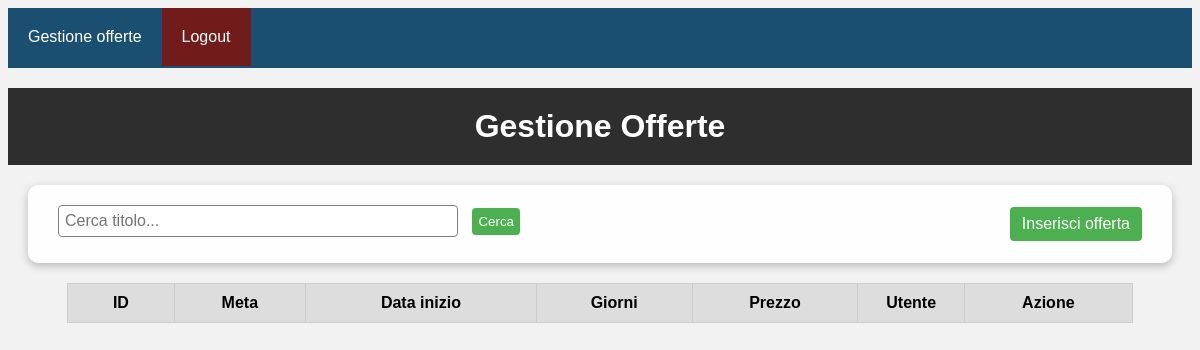
/gestione_offerte.php (signed in), run on an earlier commit of the app's database.
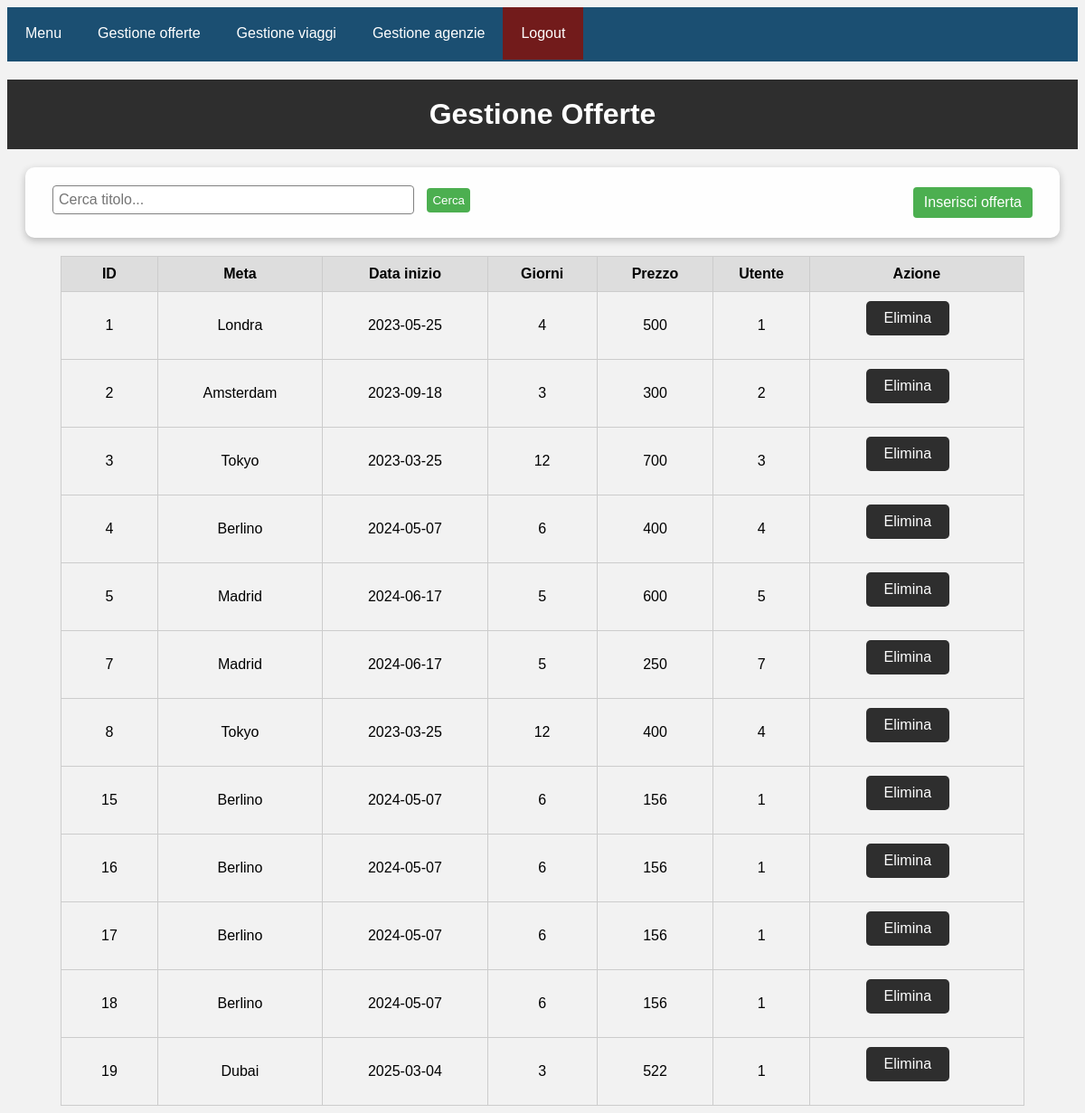
And on a later commit of the database.
### tables this page shows
CREATE TABLE `offerta` (
  `ID` int(11) NOT NULL,
  `IDViaggio` int(11) NOT NULL,
  `IDAgenzia` int(11) NOT NULL,
  `IDUtente` int(11) NOT NULL,
  `Prezzo` float NOT NULL,
  `Stelle` varchar(50) DEFAULT NULL,
  `Alunni` int(11) NOT NULL,
  `Zona` varchar(50) DEFAULT NULL,
  `Mezzi` tinyint(1) NOT NULL,
  `Ristorazione` varchar(50) DEFAULT NULL,
  `Servizio` varchar(50) DEFAULT NULL,
  `Treno` varchar(50) DEFAULT NULL,
  `Bus` varchar(50) DEFAULT NULL,
  `Esperienza` varchar(50) DEFAULT NULL,
  `Punti` int(11) NOT NULL
);

CREATE TABLE `viaggio` (
  `ID` int(11) NOT NULL,
  `Meta` varchar(50) NOT NULL,
  `Partenza` date NOT NULL,
  `Giorni` int(11) NOT NULL
);

### gestione_offerte.php (the view, shortened to what this page needs)
<html>
<head>
  <link rel="stylesheet" href="Stylesheets/gestione_progetti.css">
</head>
<body>
  <?php
  if(isset($_SESSION['admin'])){
  ?>
  <div class="navbar">
    <div class="menu">
      <a href="menu.php">Menu</a>
      <a href="gestione_offerte.php">Gestione offerte</a>
      <a href="gestione_viaggi.php">Gestione viaggi</a>
      <a href="gestione_agenzie.php">Gestione agenzie</a>
    </div>
    <div class="logout">
      <a href="backend/logout.php">Logout</a>
    </div>
  </div>
  <?php
  } else {
  ?>
  <div class="navbar">
    <div class="menu">
      <a href="gestione_offerte.php">Gestione offerte</a>
    </div>
    <div class="logout">
      <a href="backend/logout.php">Logout</a>
    </div>
  </div>
  <?php }?>
  <div class="header">
    <h1>Gestione Offerte</h1>
  </div>
  <nav>
    <div class="search-container">
      <form action="" method="POST">
        <?php
          $tit = "";
          echo "<input type='text' placeholder='Cerca titolo...' name='search' id='search' value='".$tit."'>";
        ?>
        <button type="submit">Cerca</button>
      </form>
    </div>
    <div class="add-project">
      <a href="inserisci_offerta.php">Inserisci offerta</a>
    </div>
  </nav>
  <div class="container">
    <table>
      <tr>
        <th class="td_id">ID</th>
        <th class="td_titolo">Meta</th>
        <th class="td_anno">Data inizio</th>
        <th class="td_classi">Giorni</th>
        <th class="td_classi">Prezzo</th>
        <th class="td_utente">Utente</th>
        <th class="td_azione">Azione</th>
      </tr>
      <?php
      require 'backend/dbconfig.php';
      $conn = mysqli_connect($host, $user, $pass, $dbname);
      if(isset($_POST['search'])){
        $tit = $_POST['search'];
        unset($_POST['search']);
        $sql = "SELECT offerta.ID AS idd, offerta.prezzo, offerta.IDUtente, viaggio.Meta, viaggio.partenza, viaggio.giorni FROM `offerta` INNER JOIN viaggio ON viaggio.ID = offerta.IDViaggio WHERE viaggio.meta LIKE '%$tit%'";
      }else{
        $sql = "SELECT offerta.ID AS idd, offerta.prezzo, offerta.IDUtente, viaggio.Meta, viaggio.partenza, viaggio.giorni FROM offerta INNER JOIN viaggio ON viaggio.ID = offerta.IDViaggio";
      }
      $result = mysqli_query($conn, $sql);
      while ($row = mysqli_fetch_array($result)) {
      ?>
        <tr>
      <td class="td_id"><?php echo $row['idd']; ?></td>
      <td class="td_titolo"><?php echo $row['Meta']; ?></td>
      <td class="td_anno"><?php echo $row['partenza']; ?></td>
      <td class="td_classi"><?php echo $row['giorni']; ?></td>
      <td class="td_classi"><?php echo $row['prezzo']; ?></td>
      <td class="td_utente"><?php echo $row['IDUtente']; ?></td>
      <td class="gestione td_azione">
        <div class="form-container-td">
          <form action="elimina_offerta.php" method="post">
            <input type="submit" value="Elimina" class="delete-btn" onclick="return confirm('Sei sicuro di voler eliminare questo progetto?');">
          </form>
        </div>
      </td>
    </tr>
    <?php
    }
    ?>
    </table>
  </div>
</body>
</html>

What changed in the data, as far as the page shows it:
now on this page (row edited): offerta: ID "1", IDViaggio.Meta "Londra", IDViaggio.Partenza "2023-05-25", IDViaggio.Giorni "4", Prezzo "500", IDUtente "1"
now on this page (row edited): offerta: ID "2", IDViaggio.Meta "Amsterdam", IDViaggio.Partenza "2023-09-18", IDViaggio.Giorni "3", Prezzo "300", IDUtente "2"
now on this page (row edited): offerta: ID "3", IDViaggio.Meta "Tokyo", IDViaggio.Partenza "2023-03-25", IDViaggio.Giorni "12", Prezzo "700", IDUtente "3"
now on this page (row edited): offerta: ID "4", IDViaggio.Meta "Berlino", IDViaggio.Partenza "2024-05-07", IDViaggio.Giorni "6", Prezzo "400", IDUtente "4"
now on this page (row edited): offerta: ID "5", IDViaggio.Meta "Madrid", IDViaggio.Partenza "2024-06-17", IDViaggio.Giorni "5", Prezzo "600", IDUtente "5"
now on this page (row edited): offerta: ID "7", IDViaggio.Meta "Madrid", IDViaggio.Partenza "2024-06-17", IDViaggio.Giorni "5", Prezzo "250", IDUtente "7"
now on this page (row edited): offerta: ID "8", IDViaggio.Meta "Tokyo", IDViaggio.Partenza "2023-03-25", IDViaggio.Giorni "12", Prezzo "400", IDUtente "4"
added offerta: ID "15", IDViaggio.Meta "Berlino", IDViaggio.Partenza "2024-05-07", IDViaggio.Giorni "6", Prezzo "156", IDUtente "1"
added offerta: ID "16", IDViaggio.Meta "Berlino", IDViaggio.Partenza "2024-05-07", IDViaggio.Giorni "6", Prezzo "156", IDUtente "1"
added offerta: ID "17", IDViaggio.Meta "Berlino", IDViaggio.Partenza "2024-05-07", IDViaggio.Giorni "6", Prezzo "156", IDUtente "1"
added offerta: ID "18", IDViaggio.Meta "Berlino", IDViaggio.Partenza "2024-05-07", IDViaggio.Giorni "6", Prezzo "156", IDUtente "1"
added offerta: ID "19", IDViaggio.Meta "Dubai", IDViaggio.Partenza "2025-03-04", IDViaggio.Giorni "3", Prezzo "522", IDUtente "1"
Also different on the page:
text now shown: "Menu Gestione viaggi Gestione agenzie"
